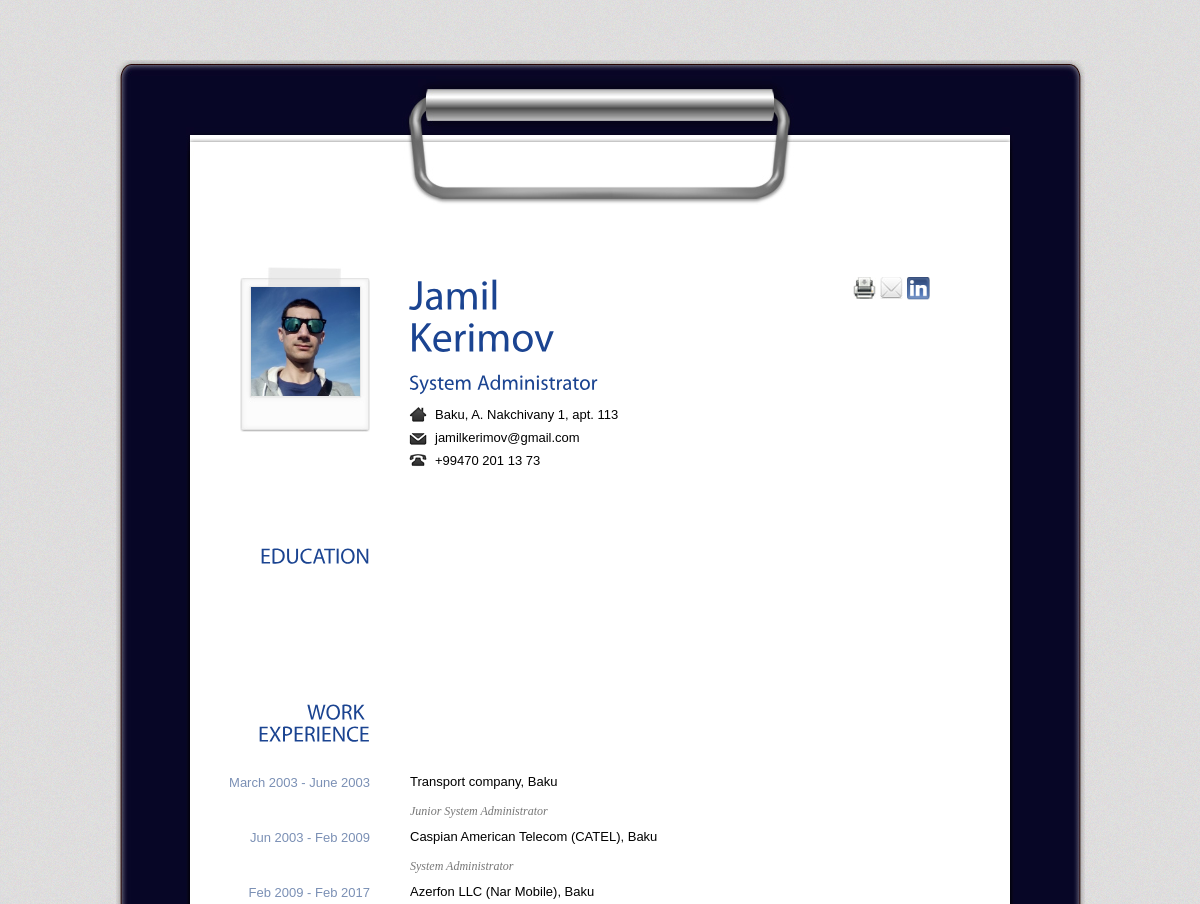
Before: / (upper part) with the older database file.
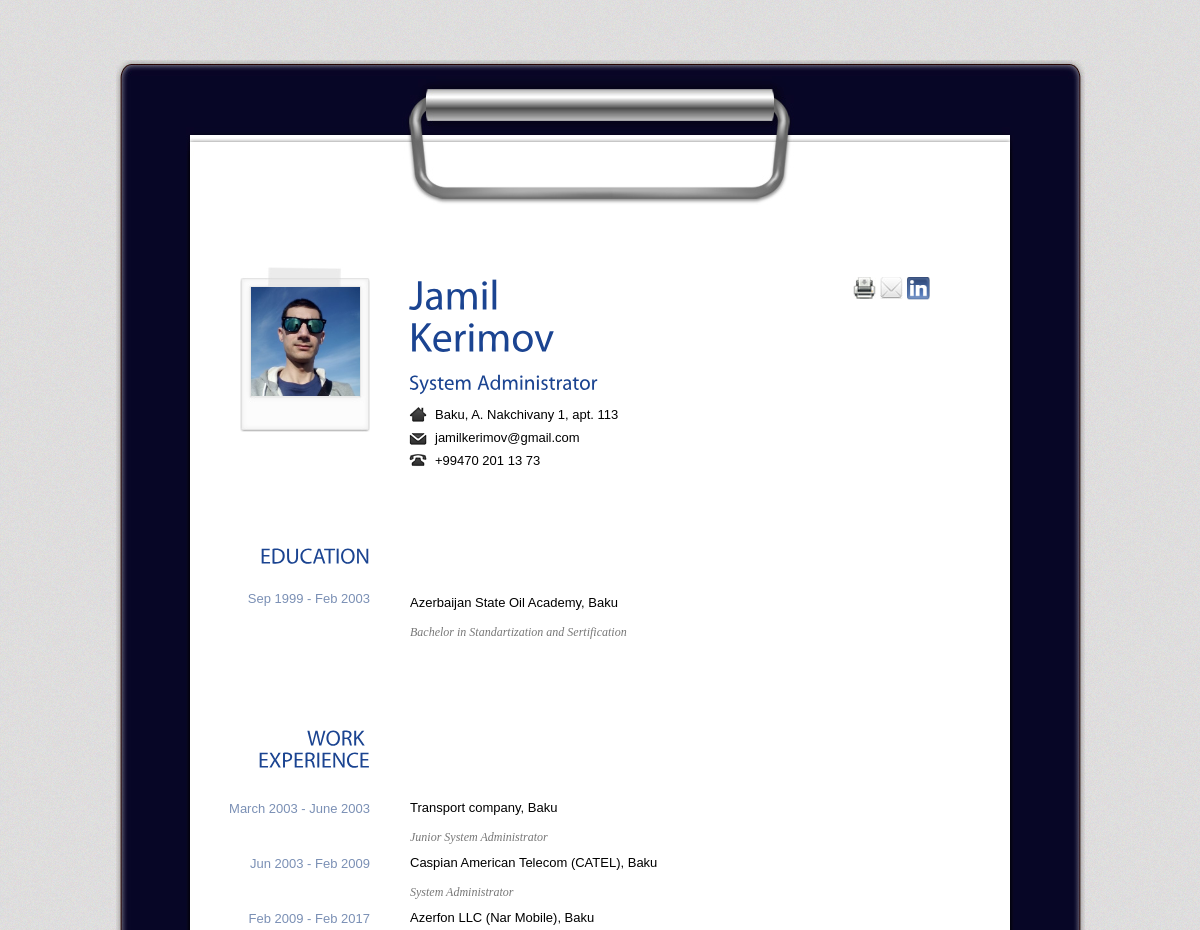
After: the same page with the newer database file.
### cv_site/models.py (models this page shows)
class Education(models.Model):
    Date1 = models.CharField(max_length=100, blank=True)
    Academy1 = models.CharField(max_length=200, blank=True)
    Degree1 = models.CharField(max_length=200, blank=True)
    Date2 = models.CharField(max_length=100, blank=True)
    Academy2 = models.CharField(max_length=200, blank=True)
    Degree2 = models.CharField(max_length=200, blank=True)

### cv_site/views.py (the view)
# urls.py: 2. Add a URL to urlpatterns:  url(r'^$', views.home, name='home')
def home(request):
    UserInfoTable = UserInfo.objects.get(id=1)
    EducationTable = Education.objects.get(id=1)
    WorkExperienceTable = WorkExperience.objects.get(id=1)
    SkillsTable = Skills.objects.get(id=1)
    LanguagesTable = Languages.objects.get(id=1)
    CertificatesTable = Certificates.objects.get(id=1)
    context = {'UserInfoTable': UserInfoTable,
               'EducationTable': EducationTable,
               'WorkExperienceTable': WorkExperienceTable,
               'SkillsTable': SkillsTable,
               'LanguagesTable': LanguagesTable,
               'CertificatesTable': CertificatesTable,
               }
    return render(request, 'index.html', context)

### templates/index.html (shortened to what this page needs)
<!DOCTYPE html >
<head>
{% load static %}
<link type="text/css" rel="stylesheet" href={% static "css/blue.css" %} />
<link type="text/css" rel="stylesheet" href={% static "css/print.css" %} media="print"/>
</head>
<body>
<div id="wrapper">
  <div class="wrapper-top"></div>
  <div class="wrapper-mid">
    <div id="paper">
      <div class="paper-top"></div>
      <div id="paper-mid">
        <div class="entry">
          <img class="portrait" src={% static "images/ProfilePhoto.jpg" %} alt="MyPhoto" />
          <div class="self">
            <h1 class="name">{{ UserInfoTable.Name }} <br /><br />
              <span>{{ UserInfoTable.Position }}</span></h1>
            <ul>
              <li class="ad">{{ UserInfoTable.Address }}</li>
              <li class="mail">{{ UserInfoTable.Email }}</li>
              <li class="tel">{{ UserInfoTable.Tel }}</li>
            </ul>
          </div>
          <div class="social" style="margin-right: -10%" >
            <ul>
              <li><a class='north' href="javascript:window.print()" title="Print"><img src={% static "images/icn-print.jpg" %} alt="" /></a></li>
              <li><a class='north' id="contact" href="contact.html" title="Contact Me"><img src={% static "images/icn-contact.jpg" %} alt="" /></a></li>
              <li><a class='north' href={{ UserInfoTable.LinkedIn }} " title="My Linkedin Profile"><img style="height:23px;width:23px",
                                   src={% static "images/icn-linkedin.jpg" %} alt="" /></a></li>
            </ul>
          </div>
        </div>
        <div class="entry">
          <h2>EDUCATION</h2>
          <div class="content">
              {% if EducationTable %}
                    <h3>{{ EducationTable.Date1 }}</h3>
                    <p>{{ EducationTable.Academy1 }} <br />
                    <em>{{ EducationTable.Degree1 }} </em></p>
                    <p>{{ EducationTable.Academy2 }} <br />
                    <em>{{ EducationTable.Degree2 }} </em></p>
              {% endif %}
          </div>
        </div>
        <div class="entry">
          <h2>WORK <br />EXPERIENCE</h2><br /><br />
                    <div class="content">
                        {% if WorkExperienceTable %}
                            <h3 class="hhh" >{{ WorkExperienceTable.Date1 }}</h3>
                            <p> {{ WorkExperienceTable.Work1 }}<br />
                              <em>{{ WorkExperienceTable.Position1 }}</em></p>
                            <h3 class="hhh" >{{ WorkExperienceTable.Date2 }}</h3>
                            <p> {{ WorkExperienceTable.Work2 }}<br />
                              <em>{{ WorkExperienceTable.Position2 }}</em></p>
                            <h3 class="hhh" >{{ WorkExperienceTable.Date3 }}</h3>
                            <p> {{ WorkExperienceTable.Work3 }}<br />
                              <em>{{ WorkExperienceTable.Position3 }}</em></p>
                        {% endif %}
          </div>
        </div>
      </div>
    </div>
  </div>
</div>
</body>
</html>

Changed rows visible on the page:
now on this page (row edited): Education: Date1 "Sep 1999 - Feb 2003", Academy1 "Azerbaijan State Oil Academy, Baku", Degree1 "Bachelor in Standartization and Sertification"
